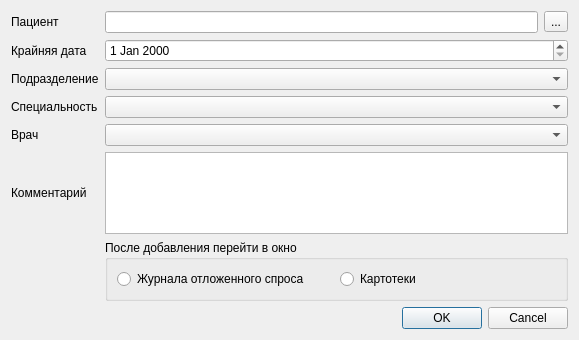
<?xml version="1.0" encoding="UTF-8"?>
<ui version="4.0">
 <class>CreateDeferredQueueDialog</class>
 <widget class="QDialog" name="CreateDeferredQueueDialog">
  <property name="geometry">
   <rect>
    <x>0</x>
    <y>0</y>
    <width>579</width>
    <height>340</height>
   </rect>
  </property>
  <property name="windowTitle">
   <string>Dialog</string>
  </property>
  <layout class="QGridLayout" name="gridLayout">
   <item row="6" column="1">
    <widget class="QGroupBox" name="gbAfterAddingBehaviour">
     <property name="title">
      <string>После добавления перейти в окно</string>
     </property>
     <layout class="QHBoxLayout" name="horizontalLayout">
      <item>
       <widget class="QRadioButton" name="rbReturnToDeferredQueue">
        <property name="text">
         <string>Журнала отложенного спроса</string>
        </property>
       </widget>
      </item>
      <item>
       <widget class="QRadioButton" name="rbReturnToRegistry">
        <property name="text">
         <string>Картотеки</string>
        </property>
       </widget>
      </item>
     </layout>
    </widget>
   </item>
   <item row="0" column="0">
    <widget class="QLabel" name="label_12">
     <property name="text">
      <string>Пациент</string>
     </property>
     <property name="buddy">
      <cstring>edtClient</cstring>
     </property>
    </widget>
   </item>
   <item row="0" column="1">
    <layout class="QHBoxLayout" name="horizontalLayout_3">
     <item>
      <widget class="QLineEdit" name="edtClient">
       <property name="enabled">
        <bool>true</bool>
       </property>
      </widget>
     </item>
     <item>
      <widget class="QToolButton" name="btnClient">
       <property name="enabled">
        <bool>true</bool>
       </property>
       <property name="text">
        <string>...</string>
       </property>
      </widget>
     </item>
    </layout>
   </item>
   <item row="1" column="0">
    <widget class="QLabel" name="label_17">
     <property name="text">
      <string>Крайняя дата</string>
     </property>
     <property name="buddy">
      <cstring>edtMaxDate</cstring>
     </property>
    </widget>
   </item>
   <item row="1" column="1">
    <widget class="CDateEdit" name="edtMaxDate"/>
   </item>
   <item row="3" column="0">
    <widget class="QLabel" name="label_13">
     <property name="text">
      <string>Специальность</string>
     </property>
     <property name="buddy">
      <cstring>cmbSpeciality</cstring>
     </property>
    </widget>
   </item>
   <item row="3" column="1">
    <widget class="CRBComboBox" name="cmbSpeciality">
     <property name="sizePolicy">
      <sizepolicy hsizetype="Expanding" vsizetype="Fixed">
       <horstretch>0</horstretch>
       <verstretch>0</verstretch>
      </sizepolicy>
     </property>
    </widget>
   </item>
   <item row="4" column="0">
    <widget class="QLabel" name="label_14">
     <property name="text">
      <string>Врач</string>
     </property>
     <property name="buddy">
      <cstring>cmbPerson</cstring>
     </property>
    </widget>
   </item>
   <item row="4" column="1">
    <widget class="CPersonComboBoxEx" name="cmbPerson">
     <property name="sizePolicy">
      <sizepolicy hsizetype="Expanding" vsizetype="Fixed">
       <horstretch>0</horstretch>
       <verstretch>0</verstretch>
      </sizepolicy>
     </property>
    </widget>
   </item>
   <item row="5" column="0">
    <widget class="QLabel" name="label_16">
     <property name="text">
      <string>Комментарий</string>
     </property>
     <property name="buddy">
      <cstring>edtComments</cstring>
     </property>
    </widget>
   </item>
   <item row="5" column="1">
    <widget class="QTextEdit" name="edtComments"/>
   </item>
   <item row="7" column="1">
    <layout class="QHBoxLayout" name="horizontalLayout_5">
     <item>
      <spacer name="horizontalSpacer">
       <property name="orientation">
        <enum>Qt::Horizontal</enum>
       </property>
       <property name="sizeHint" stdset="0">
        <size>
         <width>40</width>
         <height>20</height>
        </size>
       </property>
      </spacer>
     </item>
     <item>
      <widget class="QDialogButtonBox" name="buttonBox">
       <property name="standardButtons">
        <set>QDialogButtonBox::Cancel|QDialogButtonBox::Ok</set>
       </property>
      </widget>
     </item>
    </layout>
   </item>
   <item row="2" column="0">
    <widget class="QLabel" name="lblOrgStructure">
     <property name="text">
      <string>Подразделение</string>
     </property>
    </widget>
   </item>
   <item row="2" column="1">
    <widget class="COrgStructureComboBox" name="cmbOrgStructure"/>
   </item>
  </layout>
 </widget>
 <customwidgets>
  <customwidget>
   <class>CDateEdit</class>
   <extends>QDateEdit</extends>
   <header>library/DateEdit.h</header>
  </customwidget>
  <customwidget>
   <class>CPersonComboBoxEx</class>
   <extends>QComboBox</extends>
   <header>Orgs/PersonComboBoxEx.h</header>
  </customwidget>
  <customwidget>
   <class>CRBComboBox</class>
   <extends>QComboBox</extends>
   <header>library/crbcombobox.h</header>
  </customwidget>
  <customwidget>
   <class>COrgStructureComboBox</class>
   <extends>QComboBox</extends>
   <header>Orgs/OrgStructComboBoxes.h</header>
  </customwidget>
 </customwidgets>
 <tabstops>
  <tabstop>edtClient</tabstop>
  <tabstop>btnClient</tabstop>
  <tabstop>edtMaxDate</tabstop>
  <tabstop>cmbSpeciality</tabstop>
  <tabstop>cmbPerson</tabstop>
  <tabstop>edtComments</tabstop>
 </tabstops>
 <resources/>
 <connections>
  <connection>
   <sender>buttonBox</sender>
   <signal>rejected()</signal>
   <receiver>CreateDeferredQueueDialog</receiver>
   <slot>reject()</slot>
   <hints>
    <hint type="sourcelabel">
     <x>522</x>
     <y>435</y>
    </hint>
    <hint type="destinationlabel">
     <x>333</x>
     <y>229</y>
    </hint>
   </hints>
  </connection>
 </connections>
</ui>
